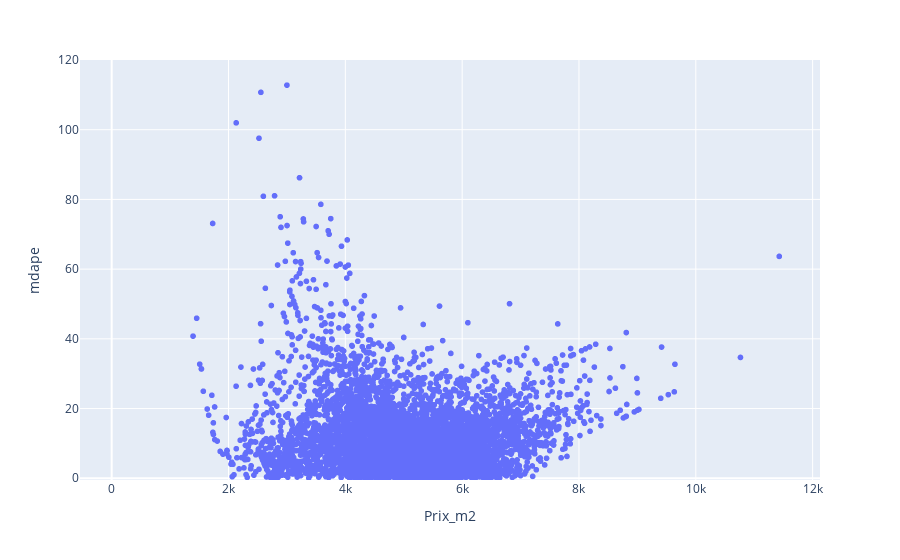

The code cell stored with this chart in its notebook:
### Code cell
fig = px.scatter(X_test, x = 'Prix_m2', y = 'mdape')
fig.update_layout(yaxis_range=[-0.5, 120])
fig.show()

### Figure 1 — Plotly figure (JSON) as saved in the notebook; plotly's stock layout.template omitted (floating-point values rounded to 4 significant figures; data arrays with more than 128 entries replaced by an {"elided": "..."} marker saying what was removed)
{"data": [{"hovertemplate": "Prix_m2=%{x}<br>mdape=%{y}<extra></extra>", "legendgroup": "", "marker": {"color": "#636efa", "symbol": "circle"}, "mode": "markers", "name": "", "showlegend": false, "type": "scattergl", "x": {"elided": "6168 float values"}, "xaxis": "x", "y": {"elided": "6168 float values"}, "yaxis": "y"}], "layout": {"legend": {"tracegroupgap": 0}, "margin": {"t": 60}, "xaxis": {"anchor": "y", "domain": [0, 1], "title": {"text": "Prix_m2"}}, "yaxis": {"anchor": "x", "domain": [0, 1], "range": [-0.5, 120], "title": {"text": "mdape"}}}}
